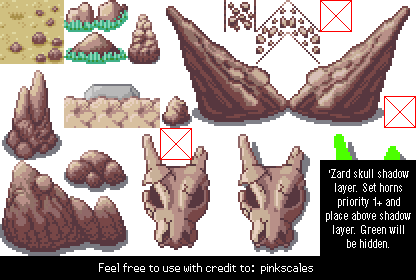
#> input picture tilesets_raw/pride_rock_by_pinkscales_da_dhbero4.png, 416 x 280 px, found by its file name
$ python wire_priderock.py
#> lines starting #> are read from the running program, lines starting #| are printed output that depends on the picture
import os, struct
from PIL import Image, ImageDraw
from collections import Counter
os.chdir('J:/ROM Hack Project/pokeemerald-expansion')
SCR = r'C:\Users\jmalo\AppData\Local\Temp\claude\J--ROM-Hack-Project\923c4402-0ea0-4e04-98a1-9d6ea8243a46\scratchpad'
def dist(u, v): return sum((u[i]-v[i])**2 for i in range(3))

# ---------- halve + white-background flood fill --------------------------------
im = Image.open('../tilesets_raw/pride_rock_by_pinkscales_da_dhbero4.png').convert('RGBA')
#> im is the input picture: PIL image 416x280 RGBA; mean R, G, B, A 74, 60.5, 55.8, 162.5
half = Image.new('RGBA', (im.width//2, im.height//2))
#> half: PIL image 208x140 RGBA; every value is 0
px, hp = im.load(), half.load()
for y in range(0, im.height-1, 2):
    for x in range(0, im.width-1, 2):
        blk = [px[x, y], px[x+1, y], px[x, y+1], px[x+1, y+1]]
        hp[x//2, y//2] = Counter(blk).most_common(1)[0][0]
W, H = half.size
#> W = 208; H = 140
def iswhite(p): return p[0] > 235 and p[1] > 235 and p[2] > 235
# flood fill background whites from every edge pixel
from collections import deque
mask = [[False]*W for _ in range(H)]
dq = deque()
for x in range(W):
    for y in (0, H-1):
        if iswhite(hp[x, y]) and not mask[y][x]: mask[y][x] = True; dq.append((x, y))
for y in range(H):
    for x in (0, W-1):
        if iswhite(hp[x, y]) and not mask[y][x]: mask[y][x] = True; dq.append((x, y))
while dq:
    x, y = dq.popleft()
    for dx, dy in ((1,0),(-1,0),(0,1),(0,-1)):
        nx, ny = x+dx, y+dy
        if 0 <= nx < W and 0 <= ny < H and not mask[ny][nx] and iswhite(hp[nx, ny]):
            mask[ny][nx] = True; dq.append((nx, ny))
for y in range(H):
    for x in range(W):
        if mask[y][x]: hp[x, y] = (0, 0, 0, 0)

COLS, ROWS = 13, 8
OVERLAY = {(11, 4), (12, 4), (10, 4)}   # green-keyed horn pieces -> top layer
def classify(cx, cy):
    cell = half.crop((cx*16, cy*16, cx*16+16, cy*16+16))
    p = cell.load()
    red = black = green = opaque = 0
    for y in range(16):
        for x in range(16):
            c = p[x, y]
            if c[3] < 128: continue
            opaque += 1
            if c[0] > 200 and c[1] < 70 and c[2] < 70: red += 1
            if c[0] < 40 and c[1] < 40 and c[2] < 40: black += 1
            if c[1] > 150 and c[0] < 120 and c[2] < 120: green += 1
    if opaque < 4: return 'empty', cell
    if red > 8: return 'redx', cell
    if black > opaque * 0.55: return 'text', cell
    return 'art', cell

cells = {}
for cy in range(ROWS):
    for cx in range(COLS):
        kind, cell = classify(cx, cy)
        if kind != 'art': continue
        if (cx, cy) in OVERLAY:
            p = cell.load()
            for y in range(16):
                for x in range(16):
                    c = p[x, y]
                    if c[3] >= 128 and c[1] > 130 and c[0] < 140 and c[2] < 140:
                        p[x, y] = (0, 0, 0, 0)
            if not cell.getbbox(): continue
        cells[(cx, cy)] = cell
#> this loop made 8 passes
#> pass 1, in classify, `cell = half.crop((cx*16, cy*16, cx*16+16, cy*16+16))`:
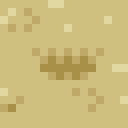
#> cell: PIL image 16x16 RGBA (shown 8 times larger); mean R, G, B, A 205.2, 188.4, 124.3, 255
#> pass 1, in classify (call 2), `cell = half.crop((cx*16, cy*16, cx*16+16, cy*16+16))`:
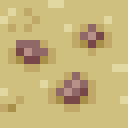
#> cell: PIL image 16x16 RGBA (shown 8 times larger); mean R, G, B, A 199.6, 180.3, 122.3, 255
#> pass 1, in classify (call 3), `cell = half.crop((cx*16, cy*16, cx*16+16, cy*16+16))`:
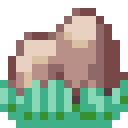
#> cell: PIL image 16x16 RGBA (shown 8 times larger); mean R, G, B, A 97.2, 110.6, 94.5, 184.3; transparent parts drawn white
#> pass 1, in classify (call 4), `cell = half.crop((cx*16, cy*16, cx*16+16, cy*16+16))`:
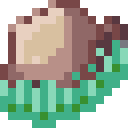
#> cell: PIL image 16x16 RGBA (shown 8 times larger); mean R, G, B, A 101.2, 114.5, 97.6, 195.2; transparent parts drawn white
print('importable cells:', len(cells))
#| importable cells: 92

# ---------- palette -------------------------------------------------------------
allc = []
#> allc = []
for cell in cells.values():
    p = cell.load()
    for y in range(16):
        for x in range(16):
            c = p[x, y]
            if c[3] >= 128:
                cc = ((c[0]>>3)<<3, (c[1]>>3)<<3, (c[2]>>3)<<3)
                if cc not in allc: allc.append(cc)
#> after the loop, allc = 24 items, first 6: (208, 192, 128), (224, 216, 160), (192, 168, 104), (168, 144, 72), (144, 104, 104), (184, 144, 136)
print('distinct colors:', len(allc))
#| distinct colors: 24
merged = 0
while len(allc) > 15:
    bd = bi = bj = None
    for i in range(len(allc)):
        for j in range(i+1, len(allc)):
            d2 = dist(allc[i], allc[j])
            if bd is None or d2 < bd: bd, bi, bj = d2, i, j
    m = tuple((((allc[bi][k]+allc[bj][k])//2)>>3)<<3 for k in range(3))
    allc = [c for k2, c in enumerate(allc) if k2 not in (bi, bj)] + [m]
    merged += 1
#> this loop made 9 passes
#> m on passes 1 to 9: (144, 104, 96), (144, 104, 96), (120, 64, 64), (80, 48, 56), (120, 120, 128), (224, 200, 184), (208, 184, 152), (208, 184, 136), (224, 208, 168)
#> after the loop, merged = 9
print('palette: %d colors (%d merges)' % (len(allc), merged))
#| palette: 15 colors (9 merges)
PAL_SLOT = 7

def to_indices(cell):
    p = cell.load()
    t = [[0]*16 for _ in range(16)]
    for y in range(16):
        for x in range(16):
            c = p[x, y]
            if c[3] >= 128:
                cc = ((c[0]>>3)<<3, (c[1]>>3)<<3, (c[2]>>3)<<3)
                t[y][x] = (allc.index(cc)+1) if cc in allc else (min(range(len(allc)), key=lambda i: dist(allc[i], cc))+1)
    return t

# ---------- tile dedup + append -------------------------------------------------
mt_img = Image.open('data/tilesets/secondary/magnet_train/tiles.png')
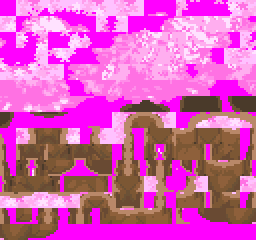
#> input picture tilesets_raw/processed_sakura/tiles.png, 128 x 120 px, found by its file name (shown 2 times larger)
#> mt_img is the input picture: PIL image 128x120 P; mean R, G, B 212.7, 93.6, 182.9
MTW = mt_img.width // 8
#> MTW = 16
existing_n = (mt_img.height // 8) * MTW
#> existing_n = 240
new_tiles = []          # list of 64-int tuples
tile_index = {}
def tile_variants(t8):
    base = tuple(v for row in t8 for v in row)
    hf = tuple(t8[y][7-x] for y in range(8) for x in range(8))
    vf = tuple(t8[7-y][x] for y in range(8) for x in range(8))
    hv = tuple(t8[7-y][7-x] for y in range(8) for x in range(8))
    return base, hf, vf, hv
def get_tile(t8):
    base, hf, vf, hv = tile_variants(t8)
    for var, flips in ((base, 0), (hf, 0x400), (vf, 0x800), (hv, 0xC00)):
        if var in tile_index:
            return tile_index[var], flips
    idx = existing_n + len(new_tiles)
    new_tiles.append(base)
    tile_index[base] = idx
    return idx, 0

#> (the run stopped early here; a loop or call above may not have finished)
